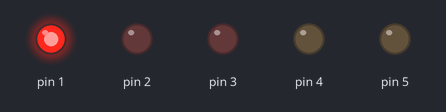
This sketch was run on a simulated Arduino Uno, built with avr-gcc and run on an emulated ATmega328P. Parts: output pins drawn as LEDs (lit = HIGH).

Above: at 0.5 s.
At 2.5 s:
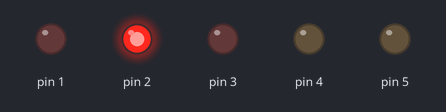
At 4.5 s:
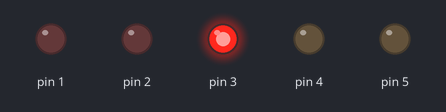
At 6.5 s:
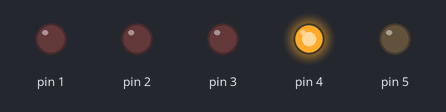
At 8.5 s:
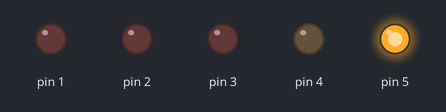
At 11.5 s:
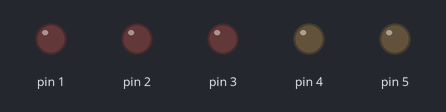
Timing chart, 0 to 13.0 s (numbered marks = the images above):
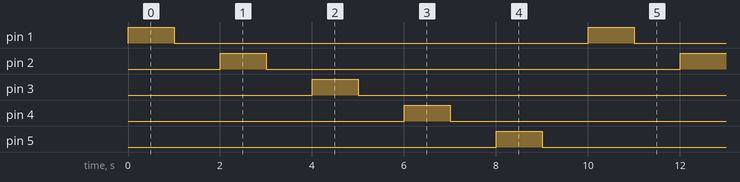

Measured:
- by itself, pin 1–5: alternates HIGH for 1.0 s and LOW for 9.0 s
- by itself, everything shown: repeats every 10.0 s, in 10 steps

The sketch:

sketch.ino
```cpp
void setup() {
  pinMode(1, OUTPUT);
  pinMode(2, OUTPUT);
  pinMode(3, OUTPUT);
  pinMode(4, OUTPUT);
  pinMode(5, OUTPUT);
}

void loop() {
  for(int i=1;i<6;i++){
    digitalWrite(i, HIGH);
    delay(1000);
    digitalWrite(i, LOW);
    delay(1000);
  }
}
```
